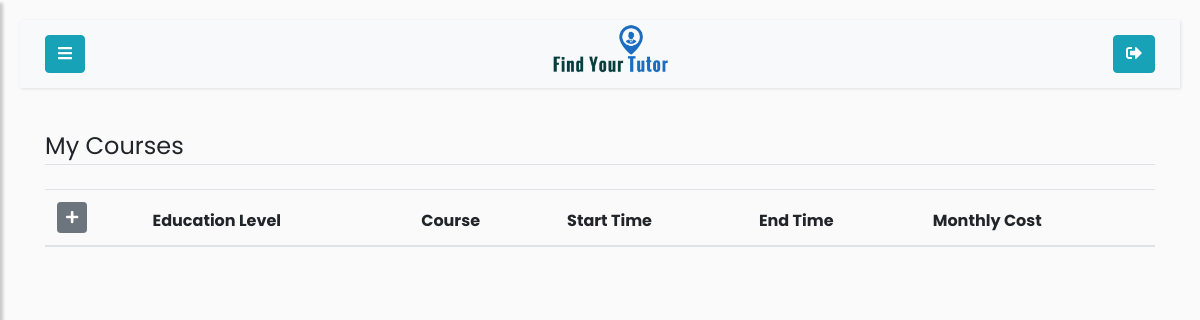
The app's page /tutor/my-courses (signed in), older data.
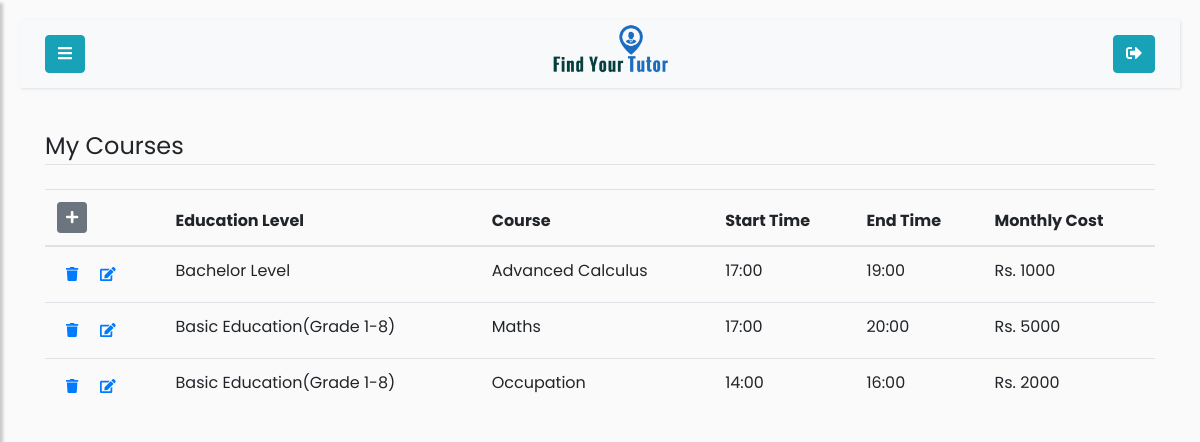
The same page, newer data.
### app/models.py (models this page shows)
class Mycourse(db.Model):
    id = db.Column(db.Integer, primary_key=True)
    user_id = db.Column(db.Integer, db.ForeignKey('user.id'))
    course_id = db.Column(db.Integer, db.ForeignKey('course.id'))
    time = db.Column(db.Time)
    endtime = db.Column(db.Time)
    cost = db.Column(db.Integer)

class Course(db.Model):
    id = db.Column(db.Integer, primary_key=True)
    course_title = db.Column(db.String(100), nullable=False)
    course_level = db.Column(db.String(100), nullable=False)
    course_description = db.Column(db.String(1000))
    mycourse = db.relationship('Mycourse', backref='Course', cascade="all, delete")

### app/routes.py (the view)
@app.route('/tutor/my-courses', methods=['POST', 'GET'])
@login_required
def tutor_courses():
    if current_user.is_authenticated and current_user.role == 'admin':
        return redirect('/admin')
    user = User.query.filter_by(username=current_user.username).first()
    my_courses = Mycourse.query.filter_by(user_id=current_user.id)
    form = MyCourseForm()
    form.create_cost_choices()
    if user.username == current_user.username and not is_tutor(user):
        return redirect(url_for('student'))
    elif user.username == current_user.username and is_tutor(user):
        tutor=Tutor.query.filter_by(user_id=user.id).first()
        return render_template("my-courses.html", user=user, tutor=tutor,
         profilepic=fetch_profile_pic(tutor), my_courses=my_courses ,form=form)

### app/forms.py (called while the page is built)
    def create_cost_choices(self):
        cost = []
        for d in range(1000, 10000, 1000):
            cost.append((d,'Rs. ' + str(d)))
        self.cost.choices = cost

### app/models.py (called while the page is built)
@login_manager.user_loader
def load_user(id):
    return User.query.get(int(id))

### app/routes.py (called while the page is built)
def is_tutor(user):
    if user.role == 'tutor':
        return True
    elif user.role == 'student':
        return False
    elif user.role == 'admin':
        return False

def fetch_default_profile_pic(user_obj):
    if isinstance(user_obj, Tutor):
        return url_for('static', filename='profile_pics/tutor.jpg')
    else:
        return url_for('static', filename='profile_pics/student.jpg')

def fetch_profile_pic(user_obj):
    try:
        pic_name_from_db = getattr(user_obj, 'profile_pic')
        picture_path = os.path.join(app.root_path, 'static/profile_pics')
        if pic_name_from_db in os.listdir(picture_path):
            profile_pic = url_for('static',filename='profile_pics/' + pic_name_from_db)
            return profile_pic
        return fetch_default_profile_pic(user_obj)
    except:
        return fetch_default_profile_pic(user_obj)

### app/templates/my-courses.html (shortened to what this page needs)
{% if user.role=='student' %}
    {% extends 'student.html' %}
{% else %}
    {% extends 'tutor.html' %}
{% endif %}
{% block content %}
<div class="container">
    <legend class="border-bottom mb-4">My Courses</legend>
    <div class='table-responsive'>
        <table class='table table-hover' id='my-courses-table'>
           <thead>
               <tr>
                    <th scope="col">
                        <a href="{{ url_for('courses') }}" class="btn btn-secondary btn-sm" id='add-new-course'>
                            <i class="fas fa-plus"></i>
                        </a>
                    </th>
                    <th scope="col">Education Level</th>
                    <th scope="col">Course</th>
                    <th scope="col">Start Time</th>
                    <th scope="col">End Time</th>
                    <th scope="col">Monthly Cost </th>
               </tr>
           </thead>
           <tbody>
            {% for my_course in my_courses %}
                <tr>
                    <th scope="row">
                        <a class="btn btn-link btn-sm"
                            href="{% if user.role=='tutor' %} {{url_for('delete_tutor_courses', id=my_course.id)}} {% else %} {{url_for('delete_student_courses', id=my_course.id)}} {% endif %} ">
                            <i class="fas fa-trash"></i>
                        </a>
                        <a href="{{url_for('edit_mycourse', id=my_course.id)}} "
                         class="btn btn-link btn-sm edit-btn">
                            <i class="fas fa-edit"></i>
                        </a>
                    </th>
                    <td> {{ my_course.Course.course_level or ''}} </td>
                    <td> {{ my_course.Course.course_title or '' }} </td>
                    <td> {{ my_course.time.strftime("%H:%M")  or '' }} </td>
                    <td>{{ my_course.endtime.strftime("%H:%M")  or '' }}</td>
                    <td> Rs. {{ my_course.cost or ''}} </td>
                </tr>
            {% endfor %}
           </tbody>
        </table>
    </div>
</div>
{% endblock %}

### app/templates/tutor.html (shortened to what this page needs)
{% extends "extends/base-user.html" %}

### app/templates/extends/base-user.html (shortened to what this page needs)
<!DOCTYPE html>
<html>
<head>
    <link rel="stylesheet" href="https://stackpath.bootstrapcdn.com/bootstrap/4.1.0/css/bootstrap.min.css">
    <link rel="stylesheet" href="https://cdnjs.cloudflare.com/ajax/libs/malihu-custom-scrollbar-plugin/3.1.5/jquery.mCustomScrollbar.min.css">
</head>
<body>
    <div class ='wrapper'>
        <div id='content'>
            <nav class="navbar navbar-expand-lg navbar-light bg-light">
                <div class="container-fluid">
                    <button type="button" id="sidebarCollapse" class="btn btn-info">
                        <i class="fa fa-bars"></i>
                    </button>
                    <a class="navbar-brand" href="{{url_for('home')}}">
                        <img class="image-responsive" style="width:120.5px;height:62px;margin:auto;"
                          src="{{url_for('static', filename='images/logo.png')}}" />
                    </a>
                    <a class="btn btn-info" href="{{url_for('logout')}}">
                        <i class="fas fa-sign-out-alt"></i>
                    </a>
                </div>
            </nav>
            {% block content %}{% endblock %}
        </div>
    </div>
</body>
</html>

Row changes from the older to the newer data that the page shows:
added Mycourse: Course "Bachelor Level", Course "Advanced Calculus", time "17:00", endtime "19:00", cost "1000"
added Mycourse: Course "Basic Education(Grade 1-8)", Course "Maths", time "17:00", endtime "20:00", cost "5000"
now on this page (row edited): Mycourse: Course "Basic Education(Grade 1-8)", Course "Occupation", time "14:00", endtime "16:00", cost "2000"
